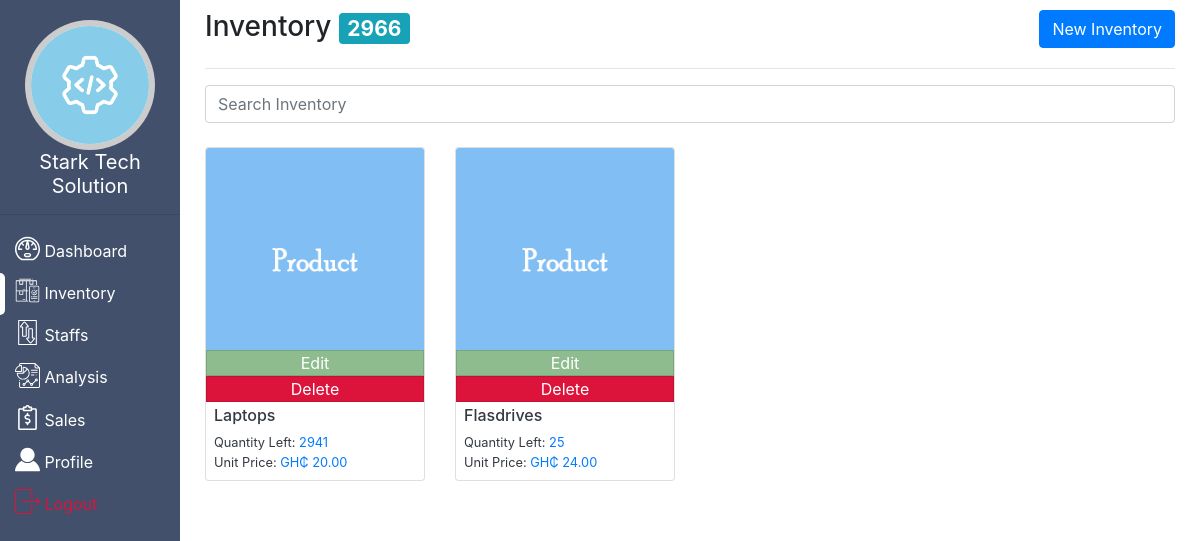
The page /inventory/ (signed in) on the database as committed earlier.
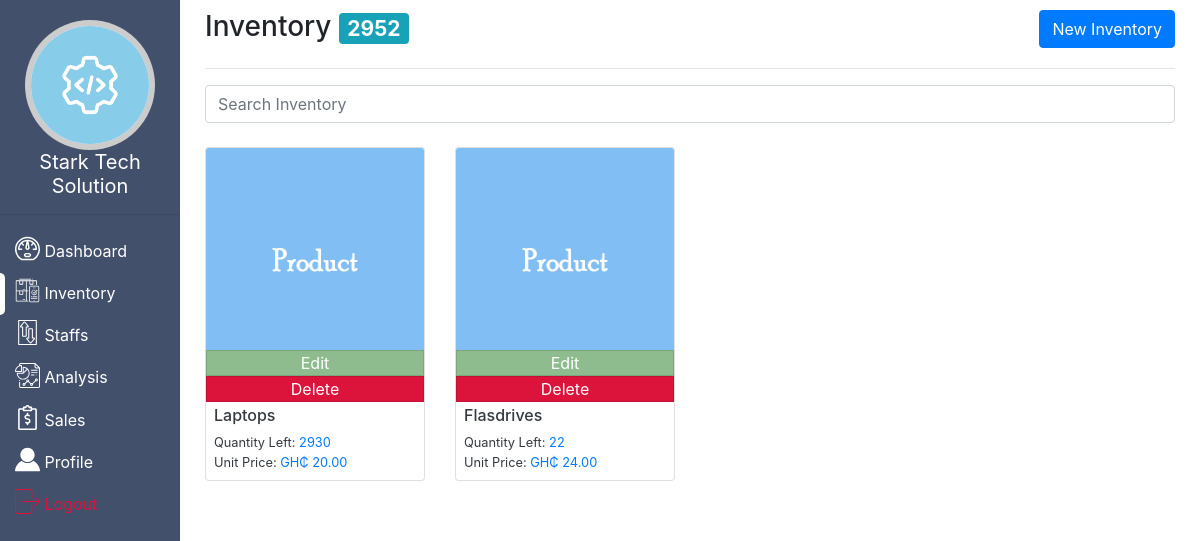
The same page on the database as committed later.
### app/models.py (models this page shows, shortened)
class CompanyDetails(models.Model):
    user = models.OneToOneField(User,on_delete = models.CASCADE)
    name = models.CharField(max_length = 100)
    image = models.ImageField(upload_to = 'company_logo',default = "default_company_logo.png")
    mobile1 = models.CharField(max_length = 30)
    mobile2 = models.CharField(max_length = 30, null = True, blank  = True)
    location = models.CharField(max_length = 200)

class Product(models.Model):
    company = models.ForeignKey(CompanyDetails,on_delete = models.CASCADE)
    name = models.CharField(max_length = 200)
    unit_price = models.DecimalField(decimal_places = 2, max_digits = 65,default = 0.00)
    quantity = models.PositiveIntegerField(default = 1)
    image = models.ImageField(upload_to = f"product_images",default = 'product_logo.png')

### app/views.py (the view)
# urls.py: path('inventory/',app_views.InventoryView.as_view(),name = 'inventory'),
class InventoryView(LoginRequiredMixin,UserPassesTestMixin,generic.ListView):
    model = Product
    template_name = 'app/inventory.html'
    def test_func(self):
        return self.request.user.is_superuser
    def get_context_data(self,*args,**kwargs):
        context = super().get_context_data(*args,**kwargs)
        total_inventory = sum([p.quantity for p in self.request.user.companydetails.product_set.all()])
        context['total_inventory'] = total_inventory
        context['products'] = Product.objects.filter(company = self.request.user.companydetails)
        return context

### app/templates/app/inventory.html (shortened to what this page needs)
{% extends 'app/base.html' %}
{% load static %}
{% block content %}
    <div class="container-fluid">
        <div class="d-flex justify-content-between">
            <h3>Inventory <span class="badge badge-info">{{total_inventory}}</span></h3>
            <div>
                 <a id="new-inventory-create-url" href="{% url 'app:inventory_create' %}" class = 'btn btn-primary'> New Inventory</a>
            </div>
        </div><hr>
        <div class="form-group">
            <input type="search" id="search-inventory" placeholder="Search Inventory" class="form-control">
        </div>
        {% if products %}
            <div id="products" class="row">
                {% for product in products %}
                    <div class="col-6 col-sm-6 col-md-4 col-xl-3 mt-2">
                        <div class="card h-100">
                        <div class = 'options'>
                            <a href="{% url 'app:inventory_edit' product.pk %}">Edit</a>
                            <span id="{{product.id}}" class="delete-product">Delete</span>
                        </div>
                            <a href="{% url 'app:inventory_detail' product.pk %}">
                                <img src="{{ product.image.url }}" height="250px" class="card-img-top" alt="">
                                <div class="card-body p-2">
                                    <h6 class="text-dark" style="text-overflow: ellipsis;width: 100%;white-space: nowrap;overflow: hidden;">{{ product.name }}</h6>
                                    <p class="text-dark small m-auto">
                                    Quantity Left:
                                        <span class = 'text-primary'>{{ product.quantity }}</span>
                                    </p>
                                    <p class="text-dark small m-auto">
                                    Unit Price:
                                        <span class = 'text-primary'>GH&#8373; {{ product.unit_price }}</span>
                                    </p>
                                </div>
                            </a>
                        </div>
                    </div>
                {% endfor %}
            </div>
        {% else %}
            <div id="no-products">
                <h3 class="text-muted text-center">You haven't added any product.</h3>
                <a href="{% url 'app:inventory_create' %}" style="width: 300px;margin: 20px auto;display: block;" class="btn btn-primary">New Product</a>
            </div>
        {% endif %}
    </div>
{% endblock %}

### app/templates/app/base.html (shortened to what this page needs)
{% load static %}
<!DOCTYPE html>
<html lang="en">
<head>
    <link rel="stylesheet" href="{% static 'app\bootstrap.min.css' %}">
</head>
<body>
   <div id="side-menu">
       <img src="{{ user.companydetails.image.url }}" style ='background: white;width: 130px;border-radius: 50%;height: 130px;border: 6px solid rgba(0,0,0,.2);margin-top: 20px' alt="">
       <h5 style="font-weight: 400;">{{ user.companydetails.name }}</h5>
       <hr/>
       <ul>
           <li><a href="{% url 'app:home' %}" id="active">
              <img src="{% static 'app/images/dashboard.svg' %}" style="width: 25px;position: relative;bottom:4px" alt="">
               <span>Dashboard</span>
            </a></li>
           <li><a href="{% url 'app:inventory' %}">
              <img src="{% static 'app/images/inventory.svg' %}" style="width: 25px;position: relative;bottom:4px" alt="">
               <span>Inventory</span>
            </a></li>
            <li><a href="{% url 'app:staffs' %}">
              <img src="{% static 'app/images/transaction.svg' %}" style="width: 25px;position: relative;bottom:4px" alt="">
               <span>Staffs</span>
            </a></li>
           <li><a href="{% url 'app:analysis' %}">
              <img src="{% static 'app/images/analysis.svg' %}" style="width: 25px;position: relative;bottom:4px" alt="">
               <span>Analysis</span>
            </a></li>
           <li><a href="{% url 'app:sales_report' %}">
              <img src="{% static 'app/images/sales.svg' %}" style="width: 25px;position: relative;bottom:4px" alt="">
               <span>Sales</span>
            </a></li>
            <li><a href="{% url 'company:profile' %}">
              <img src="{% static 'app/images/profile.svg' %}" style="width: 25px;position: relative;bottom:4px" alt="">
              <span>Profile</span>
            </a></li>
           <li><a href="{% url 'company:logout' %}">
              <img src="{% static 'app/images/logout.svg' %}" style="width: 25px;position: relative;bottom:4px" alt="">
               <span>Logout</span>
            </a></li>
       </ul>
   </div>
   <div id="main-content">
       {% block content %}
       {% endblock %}
   </div>
</body>
</html>

### app/templates/app/base.html (style rules this page uses)
#side-menu { width: 180px; height: 100vh; position: fixed; top: 0px; left: 0px; background: #42506b; text-align: center; color: white; transition: all .3s ease-in-out; }
#side-menu > ul { margin: auto; padding: 0px; list-style: none; text-align: left; }
#side-menu > ul > li > a { display: block; padding: 8px 15px; color: white; position: relative; }
#side-menu > ul > li:last-child > a { color: crimson; }
#side-menu #active::before { content: ''; display: block; background: white; width: 5px; border-radius: 0px 5px 5px 0px; height: 100%; position: absolute; top: 0px; left: 0px; }
#main-content { width: calc(100% - 200px); height: 300px; position: relative; top: 10px; left: 190px; transition: all 0.3s ease-in-out; }

### app/templates/app/inventory.html (style rules this page uses)
.card { transition: all .2s ease-in-out; position: relative }
.options { position: absolute; width: 100%; top: 202px; }
.options > a, .options > span { display: block; text-align: center; transition: all .2s ease-in-out; cursor: pointer; }
.options > a { background: darkseagreen; border: thin solid rgba(0,0,0,.125); color: white; }
.options > span { background-color:crimson; border: thin solid rgba(0,0,0,.125); color: white; }

Rows that differ between the two databases and show on the page:
changed Product "Laptops": quantity "2941" → "2930"
changed Product "Flasdrives": quantity "25" → "22"
Other text that changed with them:
{{ total_inventory }}: "2966" → "2952"
